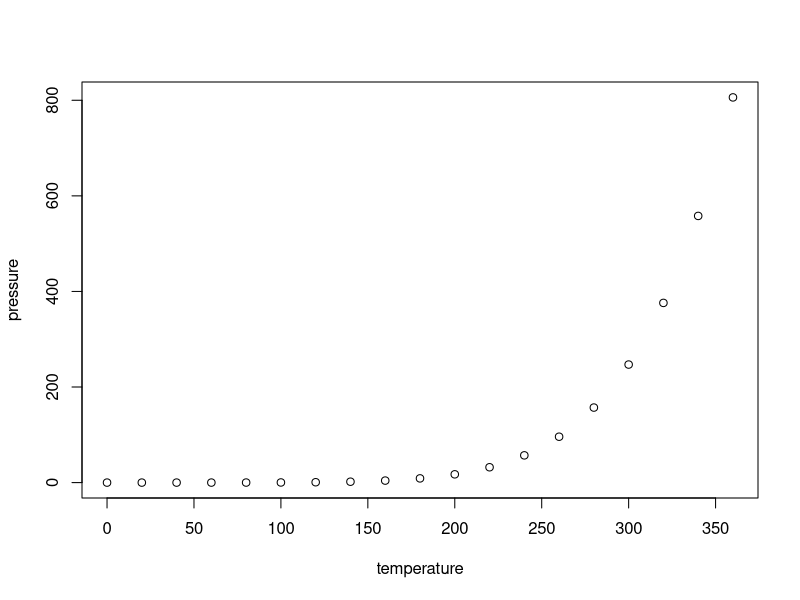
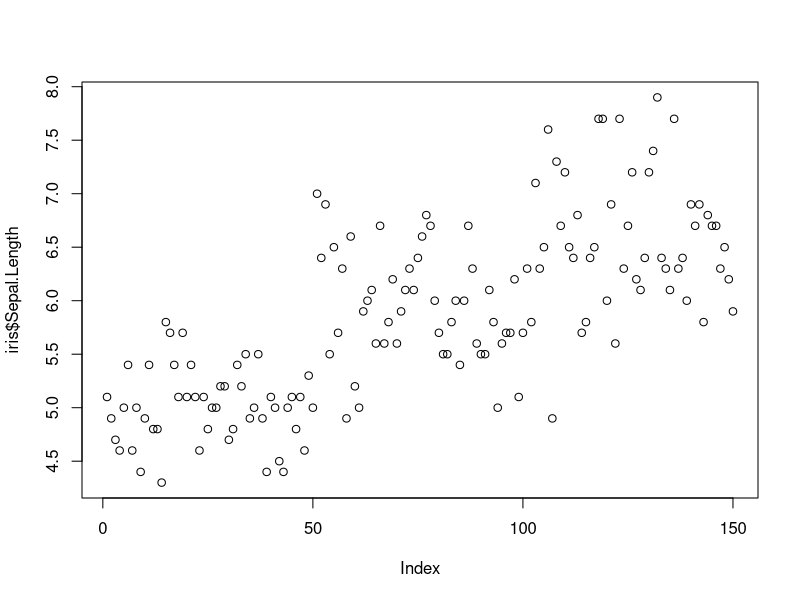

The R source for these figures, in order:
## ---- chunk 1
knitr::opts_chunk$set(echo = TRUE)
## ---- chunk 2
summary(cars)
## ---- chunk 3
plot(pressure)
plot(iris$Sepal.Length)
